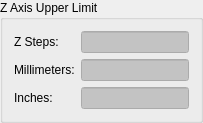
          <widget class="QGroupBox" name="groupBoxZLimits">
           <property name="toolTip">
            <string>Maximum vertical build table position, provided by printer.</string>
           </property>
           <property name="title">
            <string>Z Axis Upper Limit</string>
           </property>
           <layout class="QGridLayout" name="gridLayout_3">
            <item row="0" column="0">
             <widget class="QLabel" name="label_6">
              <property name="text">
               <string>Z Steps:</string>
              </property>
             </widget>
            </item>
            <item row="0" column="1">
             <widget class="QLineEdit" name="lineEditUpperZLimPU">
              <property name="enabled">
               <bool>true</bool>
              </property>
              <property name="sizePolicy">
               <sizepolicy hsizetype="MinimumExpanding" vsizetype="Fixed">
                <horstretch>0</horstretch>
                <verstretch>0</verstretch>
               </sizepolicy>
              </property>
              <property name="minimumSize">
               <size>
                <width>65</width>
                <height>0</height>
               </size>
              </property>
              <property name="palette">
               <palette>
                <active>
                 <colorrole role="Text">
                  <brush brushstyle="SolidPattern">
                   <color alpha="255">
                    <red>0</red>
                    <green>0</green>
                    <blue>127</blue>
                   </color>
                  </brush>
                 </colorrole>
                 <colorrole role="Base">
                  <brush brushstyle="SolidPattern">
                   <color alpha="255">
                    <red>195</red>
                    <green>195</green>
                    <blue>195</blue>
                   </color>
                  </brush>
                 </colorrole>
                </active>
                <inactive>
                 <colorrole role="Text">
                  <brush brushstyle="SolidPattern">
                   <color alpha="255">
                    <red>0</red>
                    <green>0</green>
                    <blue>127</blue>
                   </color>
                  </brush>
                 </colorrole>
                 <colorrole role="Base">
                  <brush brushstyle="SolidPattern">
                   <color alpha="255">
                    <red>195</red>
                    <green>195</green>
                    <blue>195</blue>
                   </color>
                  </brush>
                 </colorrole>
                </inactive>
                <disabled>
                 <colorrole role="Text">
                  <brush brushstyle="SolidPattern">
                   <color alpha="255">
                    <red>120</red>
                    <green>120</green>
                    <blue>120</blue>
                   </color>
                  </brush>
                 </colorrole>
                 <colorrole role="Base">
                  <brush brushstyle="SolidPattern">
                   <color alpha="255">
                    <red>240</red>
                    <green>240</green>
                    <blue>240</blue>
                   </color>
                  </brush>
                 </colorrole>
                </disabled>
               </palette>
              </property>
              <property name="toolTip">
               <string>Vertical limit of the build platform measured in steps (printer units).</string>
              </property>
              <property name="whatsThis">
               <string>Vertical limit of the build platform measured in steps (printer units).</string>
              </property>
              <property name="text">
               <string/>
              </property>
              <property name="readOnly">
               <bool>true</bool>
              </property>
             </widget>
            </item>
            <item row="1" column="0">
             <widget class="QLabel" name="label_11">
              <property name="text">
               <string>Millimeters:</string>
              </property>
             </widget>
            </item>
            <item row="1" column="1">
             <widget class="QLineEdit" name="lineEditUpperZLimMM">
              <property name="enabled">
               <bool>true</bool>
              </property>
              <property name="sizePolicy">
               <sizepolicy hsizetype="MinimumExpanding" vsizetype="Fixed">
                <horstretch>0</horstretch>
                <verstretch>0</verstretch>
               </sizepolicy>
              </property>
              <property name="minimumSize">
               <size>
                <width>65</width>
                <height>0</height>
               </size>
              </property>
              <property name="palette">
               <palette>
                <active>
                 <colorrole role="Text">
                  <brush brushstyle="SolidPattern">
                   <color alpha="255">
                    <red>0</red>
                    <green>0</green>
                    <blue>127</blue>
                   </color>
                  </brush>
                 </colorrole>
                 <colorrole role="Base">
                  <brush brushstyle="SolidPattern">
                   <color alpha="255">
                    <red>195</red>
                    <green>195</green>
                    <blue>195</blue>
                   </color>
                  </brush>
                 </colorrole>
                </active>
                <inactive>
                 <colorrole role="Text">
                  <brush brushstyle="SolidPattern">
                   <color alpha="255">
                    <red>0</red>
                    <green>0</green>
                    <blue>127</blue>
                   </color>
                  </brush>
                 </colorrole>
                 <colorrole role="Base">
                  <brush brushstyle="SolidPattern">
                   <color alpha="255">
                    <red>195</red>
                    <green>195</green>
                    <blue>195</blue>
                   </color>
                  </brush>
                 </colorrole>
                </inactive>
                <disabled>
                 <colorrole role="Text">
                  <brush brushstyle="SolidPattern">
                   <color alpha="255">
                    <red>120</red>
                    <green>120</green>
                    <blue>120</blue>
                   </color>
                  </brush>
                 </colorrole>
                 <colorrole role="Base">
                  <brush brushstyle="SolidPattern">
                   <color alpha="255">
                    <red>240</red>
                    <green>240</green>
                    <blue>240</blue>
                   </color>
                  </brush>
                 </colorrole>
                </disabled>
               </palette>
              </property>
              <property name="toolTip">
               <string>Vertical limit of the build platform measured in millimeters.</string>
              </property>
              <property name="whatsThis">
               <string>Vertical limit of the build platform measured in millimeters.</string>
              </property>
              <property name="text">
               <string/>
              </property>
              <property name="readOnly">
               <bool>true</bool>
              </property>
             </widget>
            </item>
            <item row="2" column="0">
             <widget class="QLabel" name="label_12">
              <property name="text">
               <string>Inches:</string>
              </property>
             </widget>
            </item>
            <item row="2" column="1">
             <widget class="QLineEdit" name="lineEditUpperZLimInches">
              <property name="enabled">
               <bool>true</bool>
              </property>
              <property name="sizePolicy">
               <sizepolicy hsizetype="MinimumExpanding" vsizetype="Fixed">
                <horstretch>0</horstretch>
                <verstretch>0</verstretch>
               </sizepolicy>
              </property>
              <property name="minimumSize">
               <size>
                <width>65</width>
                <height>0</height>
               </size>
              </property>
              <property name="palette">
               <palette>
                <active>
                 <colorrole role="Text">
                  <brush brushstyle="SolidPattern">
                   <color alpha="255">
                    <red>0</red>
                    <green>0</green>
                    <blue>127</blue>
                   </color>
                  </brush>
                 </colorrole>
                 <colorrole role="Base">
                  <brush brushstyle="SolidPattern">
                   <color alpha="255">
                    <red>195</red>
                    <green>195</green>
                    <blue>195</blue>
                   </color>
                  </brush>
                 </colorrole>
                </active>
                <inactive>
                 <colorrole role="Text">
                  <brush brushstyle="SolidPattern">
                   <color alpha="255">
                    <red>0</red>
                    <green>0</green>
                    <blue>127</blue>
                   </color>
                  </brush>
                 </colorrole>
                 <colorrole role="Base">
                  <brush brushstyle="SolidPattern">
                   <color alpha="255">
                    <red>195</red>
                    <green>195</green>
                    <blue>195</blue>
                   </color>
                  </brush>
                 </colorrole>
                </inactive>
                <disabled>
                 <colorrole role="Text">
                  <brush brushstyle="SolidPattern">
                   <color alpha="255">
                    <red>120</red>
                    <green>120</green>
                    <blue>120</blue>
                   </color>
                  </brush>
                 </colorrole>
                 <colorrole role="Base">
                  <brush brushstyle="SolidPattern">
                   <color alpha="255">
                    <red>240</red>
                    <green>240</green>
                    <blue>240</blue>
                   </color>
                  </brush>
                 </colorrole>
                </disabled>
               </palette>
              </property>
              <property name="toolTip">
               <string>Vertical limit of the build platform measured in inches.</string>
              </property>
              <property name="whatsThis">
               <string>Vertical limit of the build platform measured in inches.</string>
              </property>
              <property name="text">
               <string/>
              </property>
              <property name="readOnly">
               <bool>true</bool>
              </property>
             </widget>
            </item>
           </layout>
          </widget>
